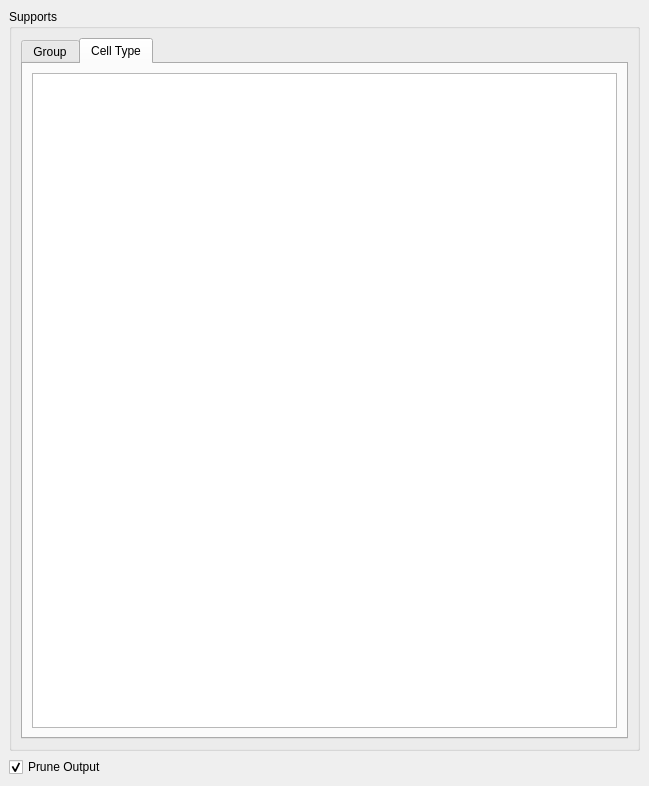
<?xml version="1.0" encoding="UTF-8"?>
<ui version="4.0">
 <class>ExtractGroupPanel</class>
 <widget class="QWidget" name="ExtractGroupPanel">
  <property name="geometry">
   <rect>
    <x>0</x>
    <y>0</y>
    <width>649</width>
    <height>786</height>
   </rect>
  </property>
  <property name="sizePolicy">
   <sizepolicy hsizetype="Preferred" vsizetype="Preferred">
    <horstretch>0</horstretch>
    <verstretch>0</verstretch>
   </sizepolicy>
  </property>
  <property name="windowTitle">
   <string>Form</string>
  </property>
  <layout class="QGridLayout" name="gridLayout">
   <property name="margin">
    <number>9</number>
   </property>
   <item row="0" column="0" colspan="2">
    <widget class="QGroupBox" name="geometryGroupBox">
     <property name="sizePolicy">
      <sizepolicy hsizetype="Preferred" vsizetype="Preferred">
       <horstretch>0</horstretch>
       <verstretch>1</verstretch>
      </sizepolicy>
     </property>
     <property name="title">
      <string>Supports</string>
     </property>
     <layout class="QVBoxLayout">
      <property name="spacing">
       <number>6</number>
      </property>
      <property name="margin">
       <number>9</number>
      </property>
      <item>
       <widget class="QTabWidget" name="tabWidget">
        <property name="enabled">
         <bool>true</bool>
        </property>
        <property name="currentIndex">
         <number>1</number>
        </property>
        <widget class="QWidget" name="groupTab">
         <attribute name="title">
          <string>Group</string>
         </attribute>
         <layout class="QVBoxLayout" name="verticalLayout">
          <item>
           <widget class="pqTreeView" name="Groups">
            <property name="minimumSize">
             <size>
              <width>0</width>
              <height>100</height>
             </size>
            </property>
            <property name="selectionMode">
             <enum>QAbstractItemView::ExtendedSelection</enum>
            </property>
            <property name="rootIsDecorated">
             <bool>false</bool>
            </property>
           </widget>
          </item>
         </layout>
        </widget>
        <widget class="QWidget" name="cellTypesTab">
         <attribute name="title">
          <string>Cell Type</string>
         </attribute>
         <layout class="QHBoxLayout" name="horizontalLayout_2">
          <item>
           <widget class="pqTreeView" name="Entity">
            <property name="minimumSize">
             <size>
              <width>0</width>
              <height>100</height>
             </size>
            </property>
            <property name="selectionMode">
             <enum>QAbstractItemView::ExtendedSelection</enum>
            </property>
            <property name="rootIsDecorated">
             <bool>false</bool>
            </property>
           </widget>
          </item>
         </layout>
        </widget>
       </widget>
      </item>
     </layout>
    </widget>
   </item>
   <item row="1" column="0">
    <widget class="QCheckBox" name="PruneOutput">
     <property name="text">
      <string>Prune Output</string>
     </property>
     <property name="checked">
      <bool>true</bool>
     </property>
    </widget>
   </item>
  </layout>
 </widget>
 <customwidgets>
  <customwidget>
   <class>pqTreeView</class>
   <extends>QTreeView</extends>
   <header>pqTreeView.h</header>
  </customwidget>
 </customwidgets>
 <resources/>
 <connections/>
 <designerdata>
  <property name="gridDeltaX">
   <number>10</number>
  </property>
  <property name="gridDeltaY">
   <number>10</number>
  </property>
  <property name="gridSnapX">
   <bool>false</bool>
  </property>
  <property name="gridSnapY">
   <bool>false</bool>
  </property>
  <property name="gridVisible">
   <bool>true</bool>
  </property>
 </designerdata>
</ui>
